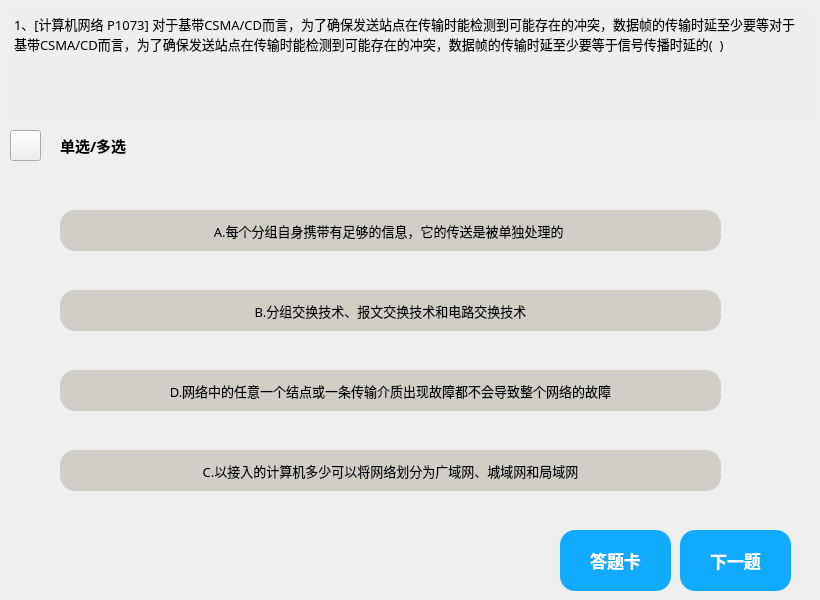
     <widget class="QWidget" name="page_8">
      <widget class="QTextBrowser" name="exercise_title_2">
       <property name="geometry">
        <rect>
         <x>10</x>
         <y>10</y>
         <width>801</width>
         <height>111</height>
        </rect>
       </property>
       <property name="font">
        <font>
         <family>微软雅黑</family>
         <weight>50</weight>
         <bold>false</bold>
         <underline>false</underline>
        </font>
       </property>
       <property name="styleSheet">
        <string notr="true">background-color: rgb(238, 238, 238);</string>
       </property>
       <property name="frameShape">
        <enum>QFrame::NoFrame</enum>
       </property>
       <property name="html">
        <string>&lt;!DOCTYPE HTML PUBLIC &quot;-//W3C//DTD HTML 4.0//EN&quot; &quot;http://www.w3.org/TR/REC-html40/strict.dtd&quot;&gt;
&lt;html&gt;&lt;head&gt;&lt;meta name=&quot;qrichtext&quot; content=&quot;1&quot; /&gt;&lt;style type=&quot;text/css&quot;&gt;
p, li { white-space: pre-wrap; }
&lt;/style&gt;&lt;/head&gt;&lt;body style=&quot; font-family:'微软雅黑'; font-size:9pt; font-weight:400; font-style:normal;&quot;&gt;
&lt;p style=&quot; margin-top:0px; margin-bottom:0px; margin-left:0px; margin-right:0px; -qt-block-indent:0; text-indent:0px;&quot;&gt;&lt;span style=&quot; font-family:'SimSun'; font-size:10pt;&quot;&gt;1、[计算机网络 P1073] 对于基带CSMA/CD而言，为了确保发送站点在传输时能检测到可能存在的冲突，数据帧的传输时延至少要等对于基带CSMA/CD而言，为了确保发送站点在传输时能检测到可能存在的冲突，数据帧的传输时延至少要等于信号传播时延的(  ) &lt;/span&gt;&lt;/p&gt;&lt;/body&gt;&lt;/html&gt;</string>
       </property>
      </widget>
      <widget class="QLabel" name="sigle_or_more_2">
       <property name="geometry">
        <rect>
         <x>60</x>
         <y>130</y>
         <width>81</width>
         <height>31</height>
        </rect>
       </property>
       <property name="font">
        <font>
         <family>微软雅黑</family>
         <pointsize>11</pointsize>
         <weight>75</weight>
         <bold>true</bold>
         <underline>false</underline>
        </font>
       </property>
       <property name="text">
        <string>单选/多选</string>
       </property>
      </widget>
      <widget class="QPushButton" name="Bt_A_ex_2">
       <property name="geometry">
        <rect>
         <x>60</x>
         <y>210</y>
         <width>661</width>
         <height>41</height>
        </rect>
       </property>
       <property name="font">
        <font>
         <family>微软雅黑</family>
         <pointsize>10</pointsize>
         <underline>false</underline>
        </font>
       </property>
       <property name="styleSheet">
        <string notr="true">QPushButton{
background-color: rgb(208, 206, 199);
border-radius:15px
}
QPushButton:hover{
	background-color: rgb(217, 217, 217);
	border-radius:15px
}
QPushButton:pressed{
	padding-left:5px;
	padding-top:5px;
}
</string>
       </property>
       <property name="text">
        <string>A.每个分组自身携带有足够的信息，它的传送是被单独处理的 </string>
       </property>
      </widget>
      <widget class="QPushButton" name="Bt_C_ex_2">
       <property name="geometry">
        <rect>
         <x>60</x>
         <y>370</y>
         <width>661</width>
         <height>41</height>
        </rect>
       </property>
       <property name="font">
        <font>
         <family>微软雅黑</family>
         <pointsize>10</pointsize>
         <underline>false</underline>
        </font>
       </property>
       <property name="styleSheet">
        <string notr="true">QPushButton{
background-color: rgb(208, 206, 199);
border-radius:15px
}
QPushButton:hover{
	background-color: rgb(217, 217, 217);
	border-radius:15px
}
QPushButton:pressed{
	padding-left:5px;
	padding-top:5px;
}
</string>
       </property>
       <property name="text">
        <string>D.网络中的任意一个结点或一条传输介质出现故障都不会导致整个网络的故障</string>
       </property>
      </widget>
      <widget class="QPushButton" name="Bt_B_ex_2">
       <property name="geometry">
        <rect>
         <x>60</x>
         <y>290</y>
         <width>661</width>
         <height>41</height>
        </rect>
       </property>
       <property name="font">
        <font>
         <family>微软雅黑</family>
         <pointsize>10</pointsize>
         <underline>false</underline>
        </font>
       </property>
       <property name="styleSheet">
        <string notr="true">QPushButton{
background-color: rgb(208, 206, 199);
border-radius:15px
}
QPushButton:hover{
	background-color: rgb(217, 217, 217);
	border-radius:15px
}
QPushButton:pressed{
	padding-left:5px;
	padding-top:5px;
}
</string>
       </property>
       <property name="text">
        <string>B.分组交换技术、报文交换技术和电路交换技术</string>
       </property>
      </widget>
      <widget class="QPushButton" name="Bt_D_ex_2">
       <property name="geometry">
        <rect>
         <x>60</x>
         <y>450</y>
         <width>661</width>
         <height>41</height>
        </rect>
       </property>
       <property name="font">
        <font>
         <family>微软雅黑</family>
         <pointsize>10</pointsize>
         <underline>false</underline>
        </font>
       </property>
       <property name="styleSheet">
        <string notr="true">QPushButton{
background-color: rgb(208, 206, 199);
border-radius:15px
}
QPushButton:hover{
	background-color: rgb(217, 217, 217);
	border-radius:15px
}
QPushButton:pressed{
	padding-left:5px;
	padding-top:5px;
}
</string>
       </property>
       <property name="text">
        <string>C.以接入的计算机多少可以将网络划分为广域网、城域网和局域网</string>
       </property>
      </widget>
      <widget class="QPushButton" name="exercise_next_2">
       <property name="geometry">
        <rect>
         <x>680</x>
         <y>530</y>
         <width>111</width>
         <height>61</height>
        </rect>
       </property>
       <property name="font">
        <font>
         <family>微软雅黑</family>
         <pointsize>13</pointsize>
         <weight>75</weight>
         <bold>true</bold>
         <underline>false</underline>
        </font>
       </property>
       <property name="cursor">
        <cursorShape>PointingHandCursor</cursorShape>
       </property>
       <property name="styleSheet">
        <string notr="true">QPushButton{
	background-color: rgb(16, 171, 255);
	color: rgb(255, 255, 255);
	border-radius:15px

}
QPushButton:pressed{
	padding-left:5px;
	padding-top:5px;
}</string>
       </property>
       <property name="text">
        <string>下一题</string>
       </property>
      </widget>
      <widget class="QPushButton" name="answer_sheet_2">
       <property name="geometry">
        <rect>
         <x>560</x>
         <y>530</y>
         <width>111</width>
         <height>61</height>
        </rect>
       </property>
       <property name="font">
        <font>
         <family>微软雅黑</family>
         <pointsize>13</pointsize>
         <weight>75</weight>
         <bold>true</bold>
         <underline>false</underline>
        </font>
       </property>
       <property name="cursor">
        <cursorShape>PointingHandCursor</cursorShape>
       </property>
       <property name="styleSheet">
        <string notr="true">QPushButton{
	background-color: rgb(16, 171, 255);
	color: rgb(255, 255, 255);
	border-radius:15px

}
QPushButton:pressed{
	padding-left:5px;
	padding-top:5px;
}</string>
       </property>
       <property name="text">
        <string>答题卡</string>
       </property>
      </widget>
      <widget class="QPushButton" name="Bt_back_3">
       <property name="geometry">
        <rect>
         <x>10</x>
         <y>130</y>
         <width>31</width>
         <height>31</height>
        </rect>
       </property>
       <property name="styleSheet">
        <string notr="true">QPushButton{
	border-image: url(:/新前缀/返回.png);
}
QPushButton:hover{
	background-color: rgb(217, 217, 217);
	border-radius:30px
}
QPushButton:pressed{
	padding-left:5px;
	padding-top:5px;
}</string>
       </property>
       <property name="text">
        <string/>
       </property>
      </widget>
      <widget class="QPushButton" name="Bt_error_2">
       <property name="geometry">
        <rect>
         <x>750</x>
         <y>120</y>
         <width>51</width>
         <height>41</height>
        </rect>
       </property>
       <property name="font">
        <font>
         <family>微软雅黑</family>
         <pointsize>14</pointsize>
        </font>
       </property>
       <property name="styleSheet">
        <string notr="true">QPushButton{
	image: url(:/新前缀/报错.png);
	border-radius:15px

}
QPushButton:pressed{
	padding-left:5px;
	padding-top:5px;
}</string>
       </property>
       <property name="text">
        <string/>
       </property>
      </widget>
     </widget>
